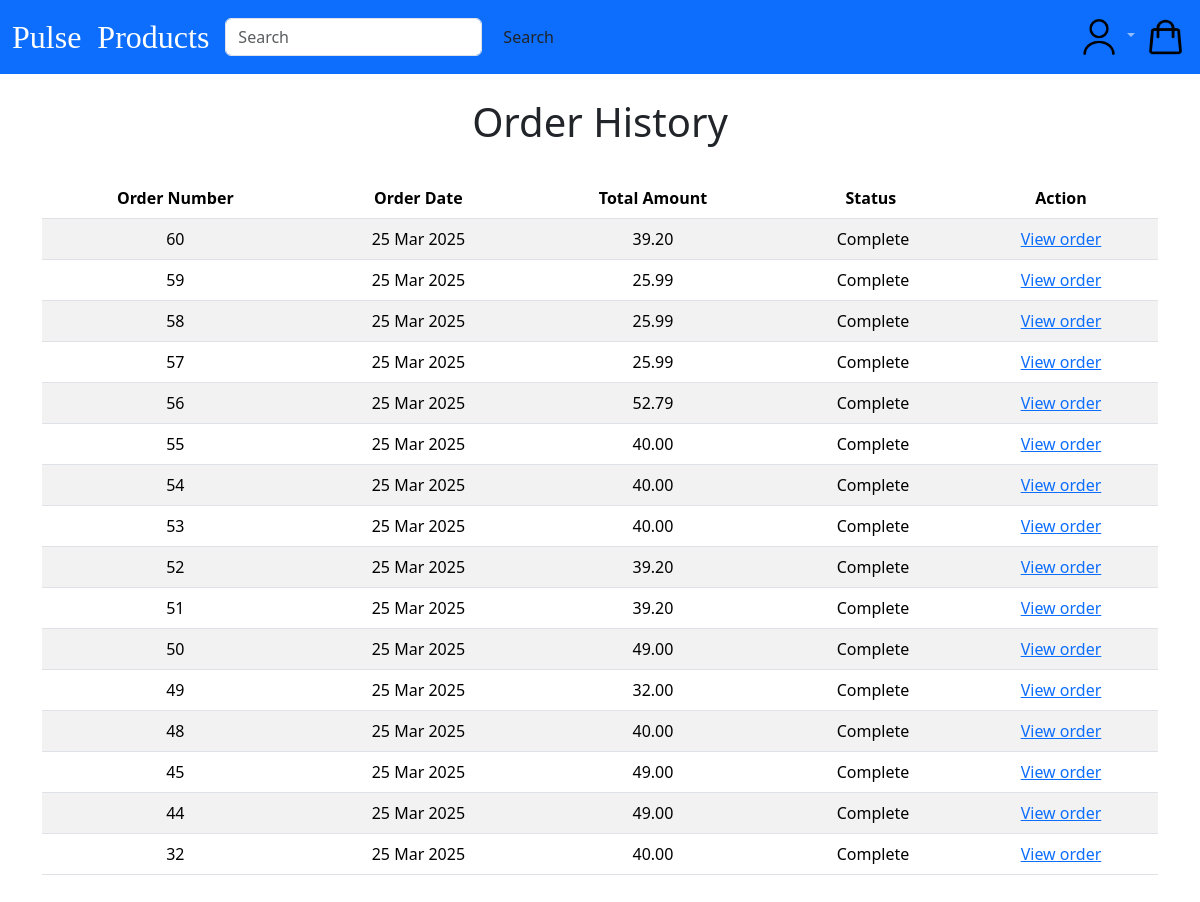
Before: /order/history/ (signed in) with the older database file.
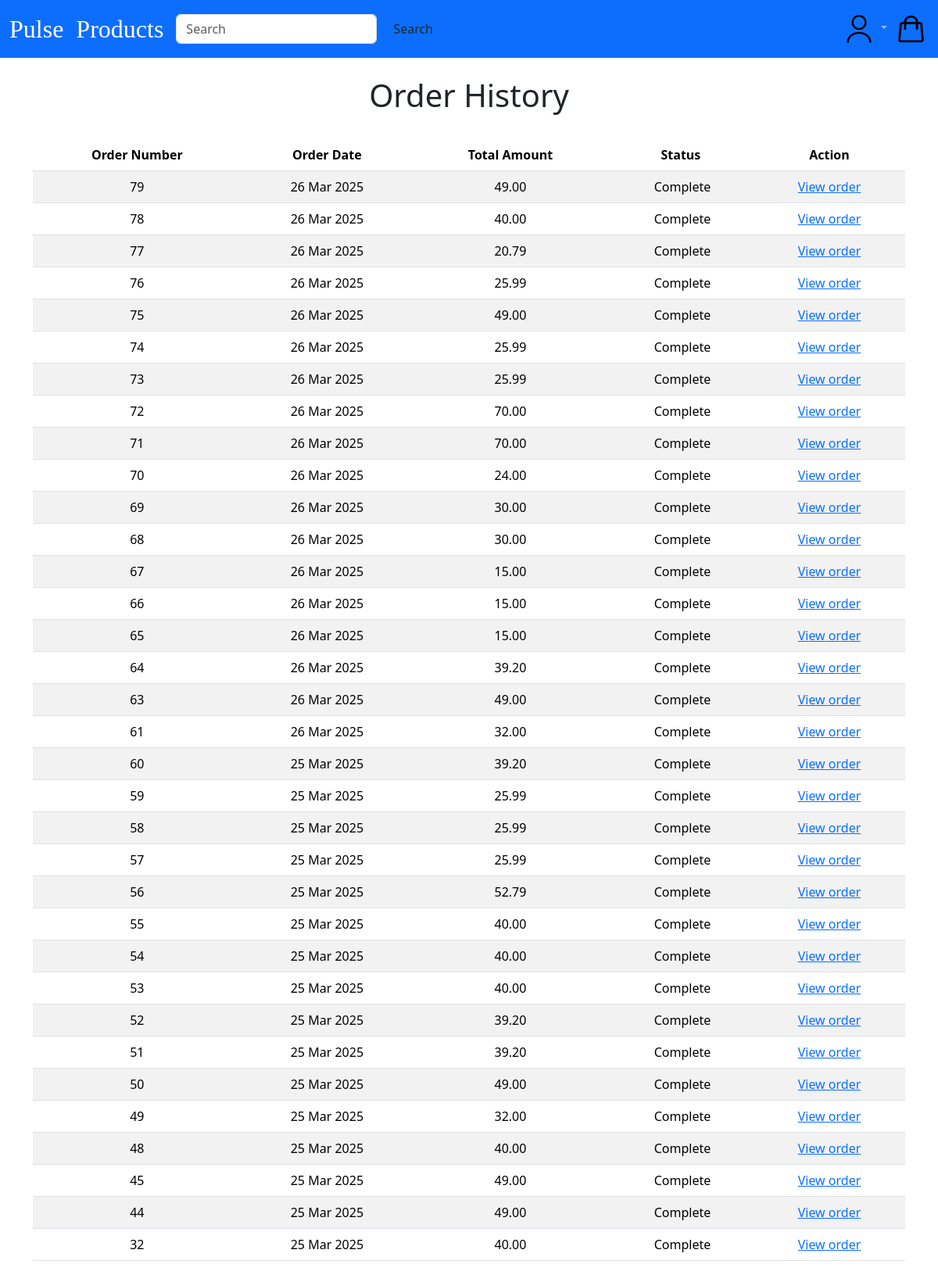
After: the same page with the newer database file.
### order/models.py (models this page shows, shortened)
class Order(models.Model):
    token = models.CharField(max_length=250, blank=True)
    total = models.DecimalField(max_digits=10, decimal_places=2,verbose_name='Euro Order Total')
    emailAddress = models.EmailField(max_length=250, blank=True,verbose_name='Email Address')
    created = models.DateTimeField(auto_now_add=True)
    billingName = models.CharField(max_length=250, blank=True)
    billingAddress1 = models.CharField(max_length=250, blank=True)
    billingCity = models.CharField(max_length=250, blank=True)
    billingPostcode = models.CharField(max_length=10, blank=True)
    billingCountry = models.CharField(max_length=200, blank=True)
    shippingName = models.CharField(max_length=250, blank=True)
    shippingAddress1 = models.CharField(max_length=250, blank=True)
    shippingCity = models.CharField(max_length=250, blank=True)
    shippingPostcode = models.CharField(max_length=10, blank=True)
    shippingCountry = models.CharField(max_length=200, blank=True)
    voucher = models.ForeignKey(Voucher,
                                related_name='orders',
                                null=True,
                                blank=True,
                                on_delete=models.SET_NULL)
    discount = models.IntegerField(default = 0,
                                validators=[MinValueValidator(0),
                                MaxValueValidator(100)])
    class Meta:
        db_table = 'Order'
        ordering = ['-created']

### order/views.py (the view)
# urls.py: path('history/', views.orderHistory.as_view(), name='order_history'),
class orderHistory(LoginRequiredMixin, View):
    def get (self, request):
        if request.user.is_authenticated:
            email = request.user.email
            order_details = Order.objects.filter(emailAddress=email)
        return render(request, 'orders_list.html', {'order_details':
order_details})

### cart/context_processors.py (called while the page is built)
def counter(request):
    item_count = 0
    if 'admin' in request.path:
        return {}
    else:
        try:
            cart = Cart.objects.filter(cart_id=_cart_id(request))
            cart_items = CartItem.objects.all().filter(cart=cart[:1])
            for cart_item in cart_items:
                item_count += cart_item.quantity
        except Cart.DoesNotExist:
            item_count = 0
    return {'item_count':item_count}

### cart/views.py (called while the page is built)
def _cart_id(request):
    cart = request.session.session_key
    if not cart:
        cart = request.session.create()
    return cart

### users/context_processors.py (called while the page is built)
def user_groups(request):
    if request.user.is_authenticated:
        return {'is_manager': request.user.groups.filter(name='Manager').exists()}
    return {'is_manager': False}

### order/templates/orders_list.html (shortened to what this page needs)
{% extends "base.html" %}
{% load static %}
{% block content %}
    <div>
        <div class="text-center">
            <br>
            <h1 class="text-center my_title">Order History</h1>
            <br>
            {% if order_details %}
            <table class="table table-striped">
                <thead>
                    <tr>
                        <th>Order Number</th>
                        <th>Order Date</th>
                        <th>Total Amount</th>
                        <th>Status</th>
                        <th>Action</th>
                    </tr>
                </thead>
                <tbody>
                    {% for order in order_details %}
                    <tr>
                        <td>{{ order.id }}</td>
                        <td>{{ order.created|date:"d M Y" }}</td>
                        <td>{{ order.total }}</td>
                        <td>&nbsp;Complete</td>
                        <td><a href="{% url 'order:order_detail' order.id %}">View order</a></td>
                    </tr>
                    {% endfor %}
                </tbody>
            </table>
            {% else %}
            <p>You have not placed any orders yet.<br><br><a href="{% url 'pages:all_products' %}" class="btn btn-secondary">Continue shopping</a></p>
            {% endif %}
        </div>
    </div>
    <br>
    <br>
{% endblock %}

### templates/base.html (shortened to what this page needs)
{% load static %}
<!DOCTYPE html>
<html lang="en">
  <head>
    <link href="https://cdn.jsdelivr.net/npm/bootstrap@5.3.3/dist/css/bootstrap.min.css" rel="stylesheet">
    <link rel="stylesheet" href="{% static 'css/style.css' %}">
  </head>
  <body>
    <nav class="navbar navbar-expand-lg navbar-dark bg-primary">
      <div class="container-fluid">
        <a class="navbar-brand" href="{% url 'pages:homepage' %}" style="font-family: fantasy; font-size: 2rem;" >Pulse</a>
        <a class="navbar-brand" href="{% url 'pages:all_products' %}" style="font-family: fantasy; font-size: 2rem;" >Products</a>
        <form class="d-flex" action="{% url 'search_app:searchResult' %}" method="get">
          <input class="form-control me-2" type="search" placeholder="Search" aria-label="Search" name="q">
          <button class="btn vtn-secondary my-2 my-sm-0" type="submit">Search</button>
        </form>
        <div class="collapse navbar-collapse" id="navbarSupportedContent">
            {% if user.is_authenticated %}
          <div class="mr-auto">
            <ul class="navbar-nav">
              <li class="nav-item dropdown">
                <a class="nav-link dropdown-toggle" href="#" role="button" data-bs-toggle="dropdown" aria-expanded="false"> <img src="{% static 'images/user.png' %}" alt="" height="40rem" width="40rem"> </a>
              </li>
          {% endif %}
        </div>
        <div class="shop">
          {% if item_count > 0 %}
          <li class="nav-item">
            <a class="nav-link" href="{% url 'cart:cart_detail' %}"><img src="{% static 'images/shopping-bag.png' %}" alt="Shopping Cart" height="40rem" width="45rem">({{item_count}})</a>
          </li>
          {% else %}
          <li class="nav-item">
            <a class="nav-link" href="{% url 'cart:cart_detail' %}"><img src="{% static 'images/shopping-bag.png' %}" alt="Shopping Cart" height="40rem" width="45rem"></a>
          </li>
          {% endif %}
        </div>
      </div>
    </nav>
    <main>
      <div class="container">{% block content %} {% endblock content %}</div>
    </main>
  </body>
</html>

### static/css/style.css (style rules this page uses)
.shop li { list-style: none; }

Changed rows visible on the page:
added Order: id "79", created "26 Mar 2025", total "49.00"
added Order: id "78", created "26 Mar 2025", total "40.00"
added Order: id "77", created "26 Mar 2025", total "20.79"
added Order: id "76", created "26 Mar 2025", total "25.99"
added Order: id "75", created "26 Mar 2025", total "49.00"
added Order: id "74", created "26 Mar 2025", total "25.99"
added Order: id "73", created "26 Mar 2025", total "25.99"
added Order: id "72", created "26 Mar 2025", total "70.00"
added Order: id "71", created "26 Mar 2025", total "70.00"
added Order: id "70", created "26 Mar 2025", total "24.00"
added Order: id "69", created "26 Mar 2025", total "30.00"
added Order: id "68", created "26 Mar 2025", total "30.00"
added Order: id "67", created "26 Mar 2025", total "15.00"
added Order: id "66", created "26 Mar 2025", total "15.00"
added Order: id "65", created "26 Mar 2025", total "15.00"
added Order: id "64", created "26 Mar 2025", total "39.20"
added Order: id "63", created "26 Mar 2025", total "49.00"
added Order: id "61", created "26 Mar 2025", total "32.00"
